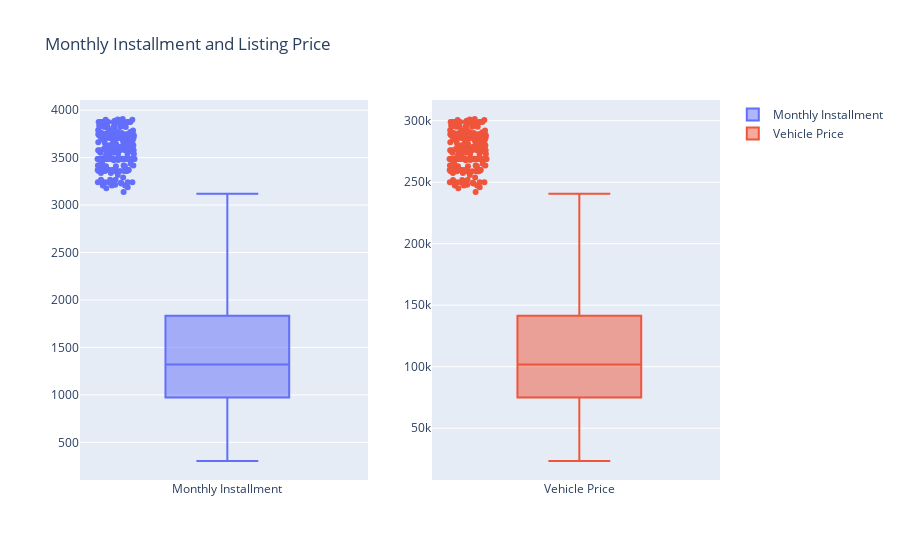

The code cell stored with this chart in its notebook:
### Code cell
fig = sp.make_subplots(rows=1, cols=2, shared_yaxes=False)

# Add the first boxplot graph to the first column of the subplot
fig.add_trace(go.Box(y=df_carlist02['data_installment'], 
                     name='Monthly Installment', boxpoints='outliers', jitter=0.3, pointpos=-1.8), row=1, col=1)

# Add the second boxplot graph to the second column of the subplot
fig.add_trace(go.Box(y=df_carlist02['listing_price'], 
                     name='Vehicle Price', boxpoints='outliers', jitter=0.3, pointpos=-1.8), row=1, col=2)

# Update the layout of the subplot
fig.update_layout(title='Monthly Installment and Listing Price')

# Show the subplot
fig.show()

### Figure 1 — Plotly figure (JSON) as saved in the notebook; plotly's stock layout.template omitted (floating-point values rounded to 4 significant figures; data arrays with more than 128 entries replaced by an {"elided": "..."} marker saying what was removed)
{"data": [{"boxpoints": "outliers", "jitter": 0.3, "name": "Monthly Installment", "pointpos": -1.8, "type": "box", "xaxis": "x", "y": {"elided": "4916 int values"}, "yaxis": "y"}, {"boxpoints": "outliers", "jitter": 0.3, "name": "Vehicle Price", "pointpos": -1.8, "type": "box", "xaxis": "x2", "y": {"elided": "4916 int values"}, "yaxis": "y2"}], "layout": {"title": {"text": "Monthly Installment and Listing Price"}, "xaxis": {"anchor": "y", "domain": [0, 0.45]}, "xaxis2": {"anchor": "y2", "domain": [0.55, 1]}, "yaxis": {"anchor": "x", "domain": [0, 1]}, "yaxis2": {"anchor": "x2", "domain": [0, 1]}}}
